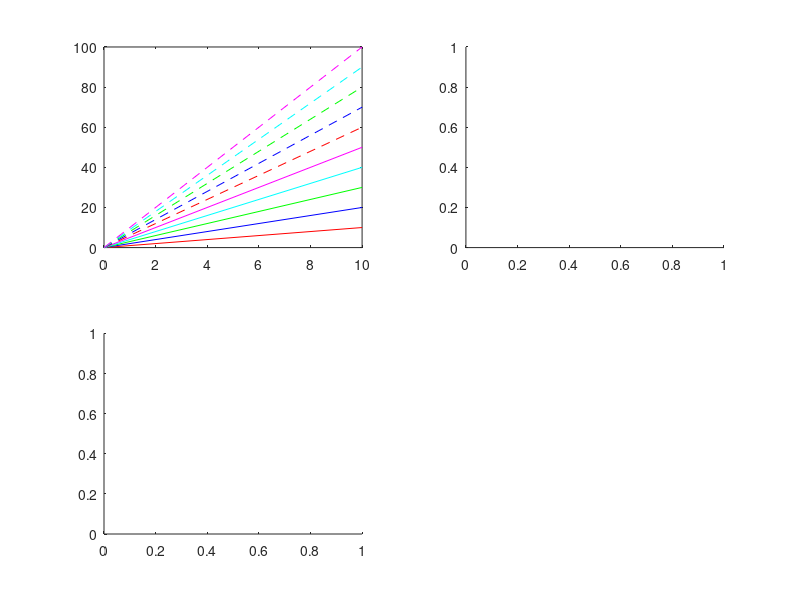

The MATLAB source for this figure: (Note: this script raises an error after producing the figure.)
%% |legendflex.m|: a more flexible, customizable legend
% Author: Kelly Kearney
%
% This repository includes the code for the |legendflex.m| Matlab function,
% along with all dependent functions required to run it. 
%
% This function offers a more flexible version of the legend command.  It
% offers a different method of positioning the legend, as well as options
% to:
%  
% * organize legend text and symbols in a grid with a specified number of
%   rows and/or columns 
% * rescale the horizontal space used by each legend symbol
% * create multiple legends for the same axis
% * add a title to the legend within the legend box
%
% This function should support all types of plot objects.
%
% *Legend positioning*
%
% Unlike in the default legend command, where the legend is positioned
% relative to the labeled objects' parent axis according to one of 16
% location strings, this function positions the legend based on two anchor
% points (one on either the figure or a child object of a figure, and one
% on the legend itself) and a buffer (or offset) between these two anchor
% points. The anchor points refer to the corners and centers of each
% side of the box surrounding the reference object and the legend itself;
% they can be refered to either as numbers (1-8, clockwise from northwest
% corner) or strings ('nw', 'n', 'ne', 'e', 'se', 's', 'sw', 'w').  The
% position of the legend is determined by these two points and the distance
% between them, defined in the 'buffer' variable, which by default is
% measured in pixels.  So the combination of
% 
%   (..., 'ref', gca, 'anchor', [3 3], 'buffer', [-10 -10])
% 
% means that you want the northeast corner of the current axis to be
% aligned with the northeast corner of the legend, but with the legend
% shifted 10 pixels to the left and down. 
% 
% This method of positioning can be particularly useful when labeling a
% figure that includes many subplots that share a common color scheme,
% where the "best" location for a legend is not necessarily within the
% bounds of an axis.  Unlike the legend command, the axes in the figure are
% never resized (and it is up to the user to check that the legend fits on
% the figure in the specified location).  In addition to being easier than
% manually positioning a legend, this function updates the legend location
% when the figure is resized, preserving the desired alignment.  The
% following anchor/buffer combinations, when used with the default
% reference and a buffer unit of pixels, approximately replicate the
% typical legend locations:
% 
%  Specifier              Anchor    Buffer
% 
%  north                  [2 2]     [  0 -10]
%  south                  [6 6]     [  0  10]
%  east                   [4 4]     [-10   0]
%  west                   [8 8]     [ 10   0]
%  northeast              [3 3]     [-10 -10]
%  northwest              [1 1]     [ 10 -10]
%  southeast              [5 5]     [-10  10]
%  southwest              [7 7]     [ 10  10]
%  northoutside*          [2 6]     [  0  10]
%  southoutside*          [6 2]     [  0 -10]
%  eastoutside*           [3 8]     [ 10   0]
%  westoutside*           [8 3]     [-10   0]
%  northeastoutside*      [3 1]     [ 10   0]
%  northwestoutside*      [1 3]     [-10   0]
%  southeastoutside*      [5 7]     [ 10   0]
%  southwestoutside*      [7 5]     [-10   0]  
%  
%  *placed outside axis rather than resizing plot box 
% 
%% Getting started
%
% *Prerequisites*
%
% This function requires Matlab R14 or later.
%
% *Downloading and installation*
%
% This code can be downloaded from <https://github.com/kakearney/legendflex-pkg/ Github>
% or the
% <http://www.mathworks.com/matlabcentral/fileexchange/31092
% MatlabCentral File Exchange>.  The File Exchange entry is updated daily
% from the GitHub repository.   
%
% *Matlab Search Path*
%
% The following folders need to be added to your Matlab Search path (via
% |addpath|, |pathtool|, etc.):
%
%   legendflex-pkg/legendflex
%   legendflex-pkg/setgetpos_V1.2

%% Syntax
%
%  legendflex(M, param1, val1, ...)
%  legendflex(h, M, param1, val1, ...)
%  [legend_h,object_h,plot_h,text_str] = legendflex(...)
%
% Input variables:
%
% * |M|:          cell array of strings, labels for legend
% * |h|:          handle of axis or handle(s) of object(s) to be labeled.  If
%                 this is an axis handle, all children of the axis will be
%                 included in the legend.  If not included, current axis is
%                 used.
%
% Optional input variables (passed as parameter/value pairs): [default]
%  
% * |ncol|:       number of columns, or 0 to indicate as many as necessary
%                 given the # of labeled objects [1 if nrow is 0, 0
%                 otherwise] 
% * |nrow|:       number of rows, or 0 to indicate as many as necessary
%                 given the # of labeled objects [0]
% * |ref|:        handle of object used to position the legend. This can be
%                 either a figure or a child object of a figure (and does not
%                 need to relate in any way to the objects being labeled).
%                 If not included, the reference will be to the axis that a
%                 normal legend would be associated with (usually the parent
%                 axis of the labeled objects, unless objects from multiple
%                 axes are passed, in which case it's the parent object of
%                 the first labeled object).
% * |anchor|:     1 x 2 array specifying which points of the reference object
%                 and new legend, respectively, to anchor to each other.
%                 Anchor points can be described using either numbers (in a 1
%                 x 2 double array) or directional strings (in a 1 x 2 cell
%                 array) as follows:
%                 1 = 'nw' = upper left corner,
%                 2 = 'n' = center of top edge,
%                 3 = 'ne' = upper right corner,
%                 4 = 'e' = center of right edge,
%                 5 = 'se' = bottom right corner,
%                 6 = 's' = center of bottom edge,
%                 7 = 'sw' = bottom left corner,
%                 8 = 'w' = center of left edge,       
%                 [[3 3], i.e. {'ne' 'ne'}] 
% * |buffer|:     1 x 2 array of horizontal and vertical distance,
%                 respectively, from the reference anchor point to the legend
%                 anchor point. Distance is measured in units specified by
%                 bufferunit. [[-10 -10]]               
% * |bufferunit|: unit for buffer distance.  Note that this property only
%                 affects the units used to position the legend, not the
%                 units for the legend itself (which is always a fixed size,
%                 based on the space needed to encapsulate the specified
%                 symbols and text).  The 'normalized' units are normalized
%                 to size of the figure. ['pixels']   
% * |box|:        'on' or 'off', specifies whether to enclose legend objects
%                 in a box ['on']
% * |xscale|:     scalar value indicating scale factor to apply to the width
%                 required by each symbol, relative to the size used by
%                 legend. For example, 0.5 will shorten the lines/patches by
%                 half. [1]
% * |title|:      A title string to be added inside the legend box, centered,
%                 above all legend entries.  This can be either a string or a
%                 cell array of strings; the latter will produce a multi-line
%                 title. If empty, no title is added.  ['']
% * |padding|:    1 x 3 array, pixel spacing added to beginning of each
%                 column (before symbol), between symbol and text, and after
%                 text, respectively.  Usually, the default provides the
%                 spacing typical of a regular legend, but occassionally the
%                 extent properties wrap a little too close to text, making
%                 things look crowded; in these cases you can try unsquishing
%                 (or squishing, via use of negative values) things via this
%                 parameter. [2 1 1]   
% * |nolisten|:   logical scalar.  If true, don't add the event listeners.
%                 The event listeners update the legend objects when you
%                 change a property of the labeled objects (such as line
%                 style, color, etc.).  However, the updating requires the
%                 legend to be redrawn, which can really slow things down,
%                 especially if you're labelling lots of objects that get
%                 changed together (if you change the line width of 100
%                 labeled lines, the legend gets redrawn 100 times).  In more
%                 recent releases, this also occurs when printing to file, so
%                 I recommend setting this to true if you plan to print a
%                 legend with a large number of labeled objects.  The legend
%                 will still be redrawn on figure resize regardless of the
%                 value of this parameter. [false]
%  
% In addition to these legendflex-specific parameters, this function will
% accept any parameter accepted by the original legend function (e.g.
% font properties) except 'location', 'boxon', 'boxoff', or 'hide'.
%
% Output variables:
%  
% * |legend_h|:   handle of the legend axis.  It is not linked to an axis or
%                 graphics objects in the same way as a Matlab legend.
%                 However, on figure resize, all properties of the legend
%                 objects are checked for changes, so adjusting the figure
%                 size can re-link the legend to the labeled objects after
%                 you have made changes to those objects.
% * |object_h|:   handles of the line, patch, and text graphics objects
%                 created in the legend 
% * |plot_h|:     handles of the lines and other objects labeled in this
%                 legend
% * |text_str|:   cell array of the text strings used in the legend

%% Examples
%
% First, let's create a subplot with 10 lines, 5 solid and 5 dashed, which
% cycle through 5 colors:

figure('color','w');
for iax = 1:3
    ax(iax) = subplot(2,2,iax);
end

linespec = [repmat({'r';'b';'g';'c';'m'},2,1), ...
            [repmat({'-'}, 5, 1); repmat({'--'}, 5, 1)]];


x = [0 10];
y = (1:10)'*x;
lbl = cellstr(num2str((1:10)'));

hln(:,1) = plot(ax(1), x, y);
set(hln(:,1), {'color','linestyle'}, linespec);

%%
% Now add a legend in the upper left corner, with the entries arranged in a
% 4 x 3 grid so it doesn't interfere with the data.  We've also decreased
% the horizontal space used by each legend line:

[hl(1).leg, hl(1).obj, hl(1).hout, hl(1).mout] = ...
    legendflex(hln(:,1), lbl, 'anchor', {'nw','nw'}, ...
    'buffer', [5 -5], ...
    'ncol', 3, ...
    'fontsize', 8, ...
    'xscale', 0.8, ...
    'box', 'off');
                          
                          
%%
% Plot the same lines in the second subplot.  But this time, let's add two
% legends: one for color, and one for line style.  Note that in this case,
% the second legend is positioned relative to the first, rather than
% relative to the axis itself:

hln(:,2) = plot(ax(2), x, y);
set(hln(:,2), {'color','linestyle'}, linespec);

[hl(2).leg, hl(2).obj, hl(2).hout, hl(2).mout] = ...
    legendflex(hln(1:5,2), lbl(1:5), ...
    'anchor', {'nw','nw'}, ...
    'buffer', [5 -5], ...
    'fontsize',8, ...
    'xscale',0.5, ...
    'title', 'Color');
[hl(3).leg, hl(3).obj, hl(3).hout, hl(3).mout] = ...
    legendflex(hln([1 6],2), {'thing 1', 'thing 2'}, ...
    'ref', hl(2).leg, ...
    'anchor', {'ne','nw'}, ...
    'buffer', [0 0], ...
    'fontsize', 8', ...
    'title', 'Line');

%%
% Our final subplot simply shows that this function will handle all object
% types.  We plot a |contourf| plot overlaid with a |quiver| plot, and
% label both above the subplot axis.
%
% _Well, almost any graphics object. In 2014b, there are some rendering
% bugs when legend is called with multiple outputs that can cause weird
% stuff to happen when labeling contour objects; these sorts of issues may
% continue as the Mathworks updates their graphics further._   

[X,Y] = meshgrid(-2:.2:2);
Z = X.*exp(-X.^2 - Y.^2);
[DX,DY] = gradient(Z,.2,.2);
axes(ax(3));
hold on;
[c,hcont] = contourf(X,Y,Z);
hquiv = quiver(X,Y,DX,DY);

[hl(4).leg, hl(4).obj, hl(4).hout, hl(4).mout] = ...
    legendflex([hcont hquiv], {'contour', 'quiver'}, ...
    'anchor',{'ne','se'}, ...
    'buffer',[0, 0.01], ...
    'bufferunit', 'normalized');

%% A note on legendflex with LateX
%
% Unfortunately, the Latex renderer doesn't play very nicely with
% legendflex.  It's something that bugs me in my own work too, but I've
% never been able to come up with a good workaround that would position
% things properly.  The legendflex function repositions everything using
% the 'Extent' property of all the text in the original legend.  However,
% the extent property of latex-rendered text doesn't always match up with
% the actual space taken up by the text... not quite sure why this is, and
% therefore I don't have a reliable way to calculate what that real space
% is.         
% 
% Here's an example using plain text objects.  Ideally, the red boxes would
% surround each text object, but in the Latex case, the Extent often leaves
% space above or below, or practically overlaps the text.


figure;
lax(1) = subplot(2,1,1);
lax(2) = subplot(2,1,2);

txt = {'Data 1', '$\frac{1}{2}$', '$var_{ij}^{k}$'};
nt = length(txt);
na = length(lax);

set(lax, 'xlim', [0 nt+1], 'ylim', [0 nt+1]);

for ii = 1:na
    ht(ii,:) = text(1:nt,1:nt,txt, 'parent', lax(ii), ...
                                 'interpreter', 'none', ...
                                 'fontsize', 14);
end

set(ht(2,:), 'interpreter', 'latex');

for ii = 1:na
    for it = 1:nt
        ex = get(ht(ii,it), 'extent');
        rectangle('position', ex, 'parent', lax(ii), 'edgecolor', 'r');
    end
end

%%
% Becuase of this, you really need to play around with properties (like padding) in order
% to get a legendflex legend that uses latex and looks decent.  Sometimes
% generating the legend first, then setting the latex rendering afterwards
% will help a bit.  Other times I generate the legend using a larger font
% size, then shrink the text back down after it's been positioned.  None of
% these hacks are ideal, but they're the best I've been able to come up
% with.      



%% Contributions
%
% Community contributions to this package are welcome!
% 
% To report bugs, please submit
% <https://github.com/kakearney/legendflex-pkg/issues an issue> on GitHub and
% include:  
% 
% * your operating system
% * your version of Matlab and all relevant toolboxes (type |ver| at the Matlab command line to get this info)  
% * code/data to reproduce the error or buggy behavior, and the full text of any error messages received 
% 
% Please also feel free to submit enhancement requests, or to send pull
% requests (via GitHub) for bug fixes or new features. 
% 
% I do monitor the MatlabCentral FileExchange entry for any issues raised
% in the comments, but would prefer to track issues on GitHub. 
% 

